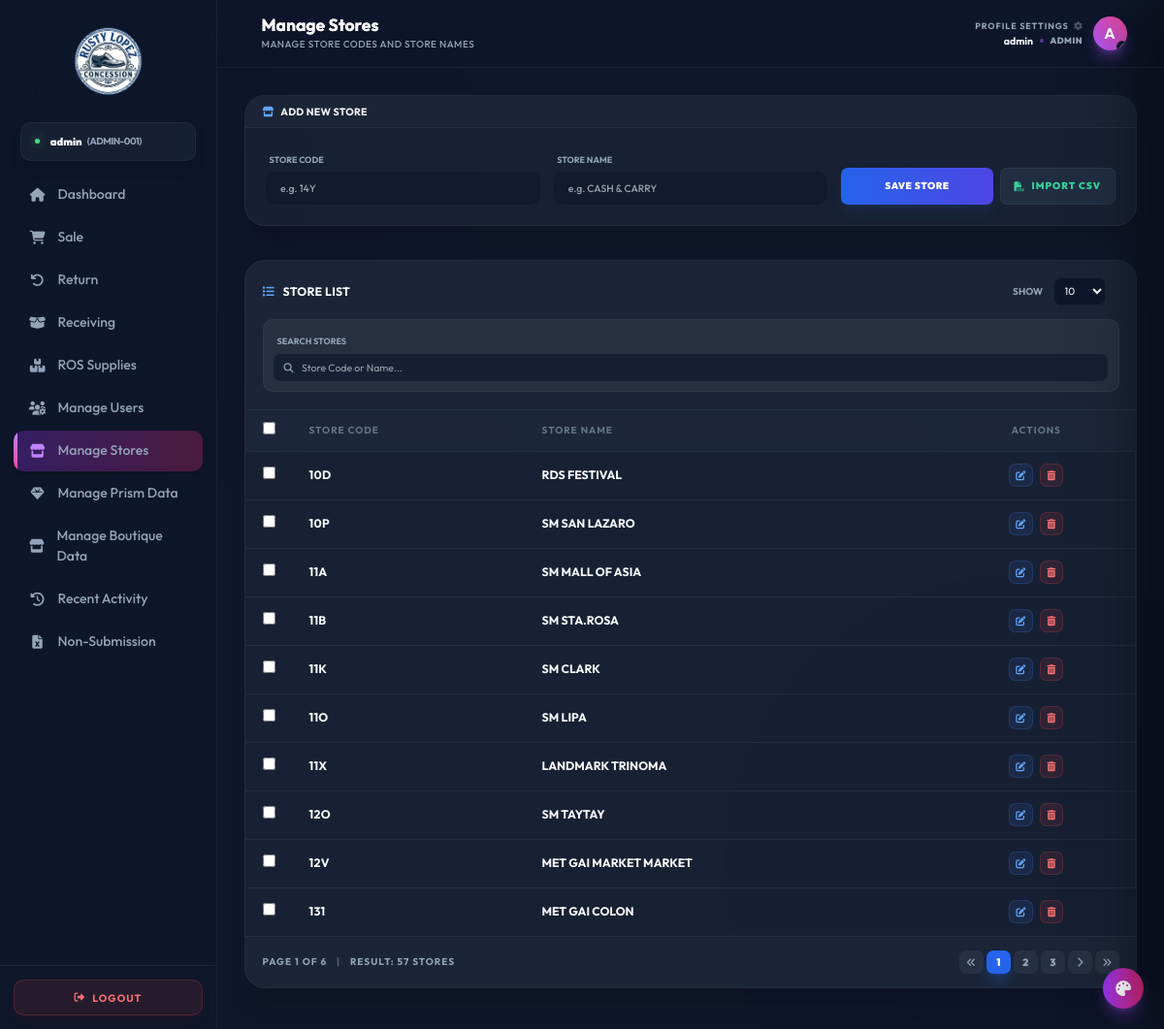
The app's page /stores (signed in) with its own data.
### tables this page shows
CREATE TABLE `storecode` (
  `scode` varchar(30) NOT NULL,
  `sname` varchar(30) NOT NULL
);

### index.php (called while the page is built, shortened)
<?php
require 'views/layout.php';

### views/pages/stores_table_partial.php (the view, shortened to what this page needs)
<div class="overflow-x-auto min-h-[300px]">
    <table class="w-full text-left border-collapse glass-table whitespace-nowrap" id="stores-management-table">
        <thead>
            <tr>
                <th class="px-5 py-3 w-10 text-center">
                    <input type="checkbox" id="selectAll" class="rounded border-white/20 bg-slate-900 text-blue-500 focus:ring-offset-slate-900">
                </th>
                <th class="px-5 py-3 font-bold text-gray-500 text-[10px] tracking-widest uppercase">Store Code</th>
                <th class="px-5 py-3 font-bold text-gray-500 text-[10px] tracking-widest uppercase">Store Name</th>
                <th class="px-5 py-3 font-bold text-gray-500 text-[10px] tracking-widest uppercase text-center">Actions</th>
            </tr>
        </thead>
        <tbody id="stores-tbody" class="text-sm">
            <?php if (empty($stores)): ?>
            <tr>
                <td colspan="4" class="px-5 py-12 text-center text-gray-500">
                    <div class="flex flex-col items-center gap-2 opacity-20">
                        <i class="fas fa-store-slash text-4xl text-gray-500"></i>
                        <span class="text-xs font-bold uppercase tracking-[0.2em] text-gray-400">No stores found</span>
                    </div>
                </td>
            </tr>
            <?php else: ?>
                <?php foreach ($stores as $s): ?>
                <tr class="hover:bg-white/5 transition-colors border-b border-white/5 last:border-0 border-r border-transparent hover:border-r-blue-500/50">
                    <td class="px-5 py-3.5 text-center" data-label="Select">
                        <input type="checkbox" value="<?= htmlspecialchars($s['scode']) ?>" class="store-checkbox rounded border-white/20 bg-slate-900 text-blue-500 focus:ring-offset-slate-900">
                    </td>
                    <td class="px-5 py-3.5 font-bold text-blue-300 tracking-wide" data-label="Store Code"><?= htmlspecialchars($s['scode']) ?></td>
                    <td class="px-5 py-3.5 text-gray-300 font-bold" data-label="Store Name"><?= htmlspecialchars($s['sname']) ?></td>
                    <td class="px-5 py-3.5 text-center" data-label="Actions">
                        <div class="flex items-center justify-center md:justify-center gap-2">
                            <button onclick="editStore('<?= htmlspecialchars($s['scode'], ENT_QUOTES) ?>', '<?= htmlspecialchars($s['sname'], ENT_QUOTES) ?>')" class="w-7 h-7 rounded-lg bg-blue-500/10 hover:bg-blue-500/20 text-blue-400 border border-blue-500/20 transition-all flex items-center justify-center" title="Edit Store"><i class="fas fa-edit text-[10px]"></i></button>
                            <button onclick="deleteStore('<?= htmlspecialchars($s['scode'], ENT_QUOTES) ?>')" class="w-7 h-7 rounded-lg bg-red-500/10 hover:bg-red-500/20 text-red-400 border border-red-500/20 transition-all flex items-center justify-center" title="Delete Store"><i class="fas fa-trash-alt text-[10px]"></i></button>
                        </div>
                    </td>
                </tr>
                <?php endforeach; ?>
            <?php endif; ?>
        </tbody>
    </table>
</div>
<div class="px-5 py-4 border-t border-white/5 flex flex-col md:flex-row items-center justify-between gap-4 bg-slate-800/10">
    <span class="text-[10px] font-bold text-gray-500 uppercase tracking-widest text-center md:text-left">Page <?= $page ?> of <?= $total_pages ?> <span class="mx-2 opacity-30">|</span> Result: <?= $total_rows ?> stores</span>
    <div class="flex items-center gap-1">
        <a href="#" data-page="1" class="pagination-link w-7 h-7 flex items-center justify-center rounded-lg bg-white/5 text-gray-500 hover:text-white transition-all text-[10px]" title="First Page"><i class="fas fa-angle-double-left"></i></a>
        <?php
        $start = max(1, $page - 2); $end = min($total_pages, $page + 2);
        for ($i = $start; $i <= $end; $i++):
        ?>
            <a href="#" data-page="<?= $i ?>" class="pagination-link w-7 h-7 flex items-center justify-center rounded-lg text-xs font-black transition-all <?= $i == $page ? 'bg-blue-600 text-white shadow-lg shadow-blue-600/30' : 'bg-white/5 text-gray-500 hover:text-white' ?>"><?= $i ?></a>
        <?php endfor; ?>
        <?php if ($page < $total_pages): ?>
            <a href="#" data-page="<?= $page + 1 ?>" class="pagination-link w-7 h-7 flex items-center justify-center rounded-lg bg-white/5 text-gray-500 hover:text-white transition-all text-xs"><i class="fas fa-chevron-right"></i></a>
        <?php endif; ?>
        <a href="#" data-page="<?= $total_pages ?>" class="pagination-link w-7 h-7 flex items-center justify-center rounded-lg bg-white/5 text-gray-500 hover:text-white transition-all text-[10px]" title="Last Page"><i class="fas fa-angle-double-right"></i></a>
    </div>
</div>

### records on screen
storecode: scode "10D", sname "RDS FESTIVAL"
storecode: scode "10P", sname "SM SAN LAZARO"
storecode: scode "11A", sname "SM MALL OF ASIA"
storecode: scode "11B", sname "SM STA.ROSA"
storecode: scode "11K", sname "SM CLARK"
storecode: scode "11O", sname "SM LIPA"
storecode: scode "11X", sname "LANDMARK TRINOMA"
storecode: scode "12O", sname "SM TAYTAY"
storecode: scode "12V", sname "MET GAI MARKET MARKET"
storecode: scode "131", sname "MET GAI COLON"

### other values on screen
$_SESSION['store_name'] "admin"
$_SESSION['store_code'] "ADMIN-001"
$item['title'] "Dashboard"
$item['title'] "Sale"
$item['title'] "Return"
$item['title'] "Receiving"
$item['title'] "ROS Supplies"
$item['title'] "Manage Users"
$item['title'] "Manage Stores"
$item['title'] "Manage Prism Data"
$item['title'] "Manage Boutique Data"
$item['title'] "Recent Activity"
$item['title'] "Non-Submission"
$current_title "Manage Stores"
$current_sub "MANAGE STORE CODES AND STORE NAMES"
